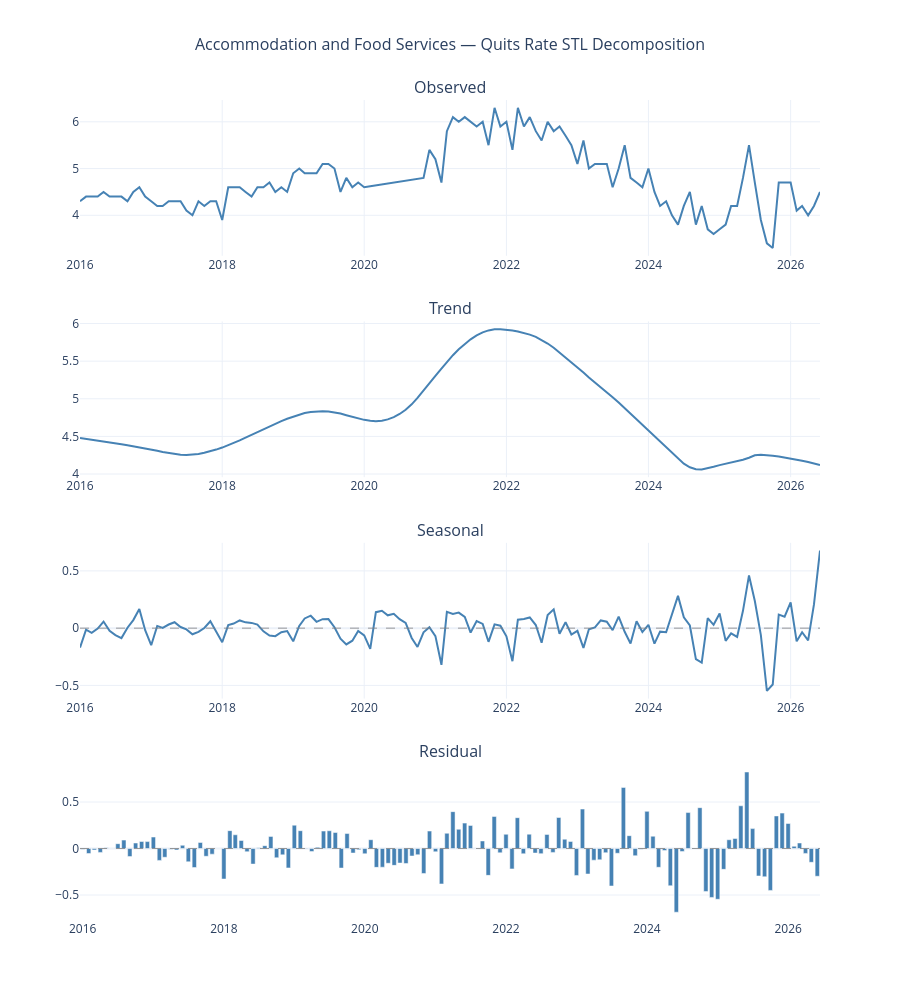

Write notebook code for a chart like this one.
### Markdown cell above
## Autocorrelation

The autocorrelation function shows how similar the series is to itself at different time
lags, or how much current quit rates relate to past values.

The pattern here is a gradual, steady decline from lag 1 onward, with correlations
remaining positive through lag 22 before crossing zero at lag 23. That kind
of smooth decay is characteristic of an autoregressive process, where recent values
carry forward into the near future but the influence fades over time.

What is notably absent is the kind of discrete spike at lag 12 that would indicate
strong annual seasonality. In a series with clear seasonal structure, you would expect
to see a pronounced jump in correlation at the 12-month mark, reflecting the tendency
to repeat the same pattern year over year. The ACF here does not show that, which is
consistent with what the seasonality analysis found. The series has trend persistence
but not meaningful seasonality, and the model selection in the forecasting section
reflects that.

### Code cell
# =============================================================================
# Section 5: Full STL Decomposition
# =============================================================================
trend = stl_fit.trend
seasonal = stl_fit.seasonal
residual = stl_fit.resid

fig = make_subplots(
    rows=4, cols=1,
    subplot_titles=('Observed', 'Trend', 'Seasonal', 'Residual'),
    vertical_spacing=0.08
)

# --- Observed ---
fig.add_trace(go.Scatter(
    x=df_interp.index, y=df_interp['quit_rate'],
    mode='lines', name='Observed',
    line=dict(color='steelblue', width=2),
    showlegend=False,
    hovertemplate='%{x|%b %Y}: %{customdata}<extra></extra>',
    customdata=[f'{v:.1f}%' for v in df_interp['quit_rate']]
), row=1, col=1)

# --- Trend ---
fig.add_trace(go.Scatter(
    x=df_interp.index, y=trend,
    mode='lines', name='Trend',
    line=dict(color='steelblue', width=2),
    showlegend=False,
    hovertemplate='%{x|%b %Y}: %{customdata}<extra></extra>',
    customdata=[f'{v:.2f}%' for v in trend]
), row=2, col=1)

# --- Seasonal ---
fig.add_trace(go.Scatter(
    x=df_interp.index, y=seasonal,
    mode='lines', name='Seasonal',
    line=dict(color='steelblue', width=2),
    showlegend=False,
    hovertemplate='%{x|%b %Y}: %{customdata}<extra></extra>',
    customdata=[f'{v:.3f}%' for v in seasonal]
), row=3, col=1)

fig.add_hline(y=0, line_color='gray', line_width=0.8, line_dash='dash', row=3, col=1)

# --- Residual ---
fig.add_trace(go.Bar(
    x=df_interp.index, y=residual,
    name='Residual',
    marker_color='steelblue',
    showlegend=False,
    hovertemplate='%{x|%b %Y}: %{customdata}<extra></extra>',
    customdata=[f'{v:.3f}%' for v in residual]
), row=4, col=1)

fig.add_hline(y=0, line_color='gray', line_width=0.8, line_dash='dash', row=4, col=1)

fig.update_layout(
    title=dict(text='Accommodation and Food Services — Quits Rate STL Decomposition',
               x=0.5, font=dict(size=16)),
    height=1000,
    template='plotly_white',
    hovermode='x unified'
)

fig.show()
